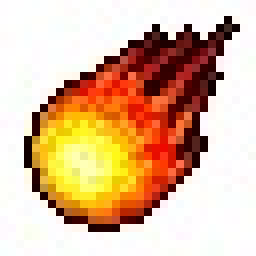
#> input picture img/fireball.jpg, 32 x 32 px (shown 8 times larger)
$ jupyter execute LAB03_ProgramacioDinamica.ipynb   (shell and % lines are left out)
#> lines starting #> are read from the running program, lines starting #| are printed output that depends on the picture; after the words box and inside, x2 and y2 are one past the last pixel; in counts of white or black regions, pixels touching at a corner belong together
<div style="padding:30px; color: white; background-color: #0071CD">
<center>
</img>
<center>
<h1>Algorísmica Avançada</h1>
<h2>Pràctica 3 - Programació dinàmica</h2>
</center>
</div>

[cell 1]
from IPython.display import display, HTML
display(HTML("<style>.container { width:100% !important; }</style>"))

[cell 2]
import numpy as np
import random
from matplotlib import pyplot as plt
import scipy.ndimage as nd
from tqdm.notebook import trange

## Introducció a la llibreria _numpy_. Llistes vs arrays

[cell 3]
# Els tractem igual tot i que són dos tipus de dades diferents
a = [1,2,3,4]
b = np.array([1,2,3,4])

print(a, type(a))
print(b, type(b))

[cell 4]
# La suma de llistes i la suma d'arrays es comporta diferent
a1, a2 = [1,2,3,4], [5,6,7,8]
b1, b2 = np.array([1,2,3,4]), np.array([5,6,7,8])

print(a1+a2)
print(b1+b2)

[cell 5]
# Accedim a la dimensió d'una matriu de tamany 2x3. Observeu que la primera component és l'alçada i la segona l'amplada.
a = [[1,2,3], [4,5,6]]
b = np.array([[1,2,3],[4,5,6]])

print(len(a), len(a[0]))
print(b.shape)

[cell 6]
# Indexem igual per accedir a les files
print(a[0])
print(b[0])
print()
# En numpy podem seleccionar un element usant b[i,j] de la mateixa forma que podem fer b[i][j]
print(a[0][1])
print(b[0][1], b[0,1])

[cell 7]
# Podem definir el 'tipus' de dada que volem fer servir
b1 = np.array([1,2,3,4], dtype=int)
b2 = np.array([1,2,3,4], dtype=float)

print(b1)
print(b2)

## Conceptes bàsics imatges

Una imatge en color, RGB, no és més que una matriu tridimensional $W\times H\times 3$ on $W$ és l'amplada, $H$ és l'alçada i 3 són els canals R (Red), G (Green), B (Blue).

[cell 8]
# Carreguem una imatge petita
# Generalment les imatges tenen valors de 0 a 255. Nosaltres treballarem en el rang 0 a 1 i per això dividim tots els valors per 255.
im = plt.imread('img/fireball.jpg')/255

# Així podem observar la seva mida.
print("Shape:",im.shape)
#| Shape: (32, 32, 3)

# Podem visualitzar-la utilitzant la funció 'imshow' de la llibreria matplotlib.pyplot
plt.imshow(im)
#> (this line was passed over: IPython is not available in this run)
plt.show()

[cell 9]
# Podem modificar-la utilitzant slicing
# Observeu que li assignem el color verd ja que [0, 1, 0] = [R, G, B] = [Red, Green, Blue]
im[15:20, 10:20] = [0,1,0]
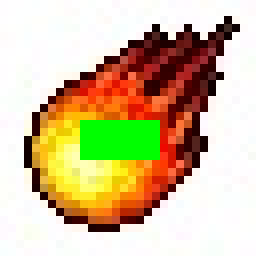
#> im: shape (32, 32, 3) float64 (shown 8 times larger); mean R, G, B 0.82, 0.746, 0.605
plt.imshow(im)
#> (this line was passed over: IPython is not available in this run)
plt.show()
#w

[cell 10]
# També podem modificar-la usant una condició sobre els seus píxels
# Tots els píxels tals que la seva component verda (2a component, índex 1) sigui igual a zero,
# la transformem en color blau (0,0,1).
# Com podeu veure el color negre pur és [0,0,0] i, com que té la segona component blava a zero,
# queda transformat en blau.

im[im[:,:,1] == 0] = [0,0,1]
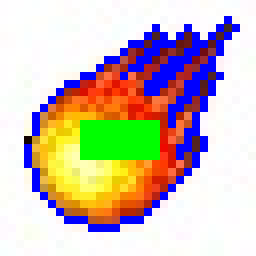
#> im: shape (32, 32, 3) float64 (shown 8 times larger); 11.13% of pixels changed, all inside (x1, y1, x2, y2) = (3, 2, 30, 29)

plt.imshow(im)
#> (this line was passed over: IPython is not available in this run)
plt.show()

<div class="alert alert-success">
    <h1>Problema 1: Implementació de l'algorisme Seam Carving</h1>
    <p>
        L'algorisme Seam Carving ens permet reduir la mida de les imatges en una de les seves dues dimensions (horitzontalment, per exemple) a través d'un algorisme senzill de programació dinàmica. Ens permet fer la següent reducció:
    </p>
    <br>
    <b>Sembla màgia, no?</b><br><br>
    S'agafa la imatge original i se'n calcula el gradient. A continuació es generen tots els camins a través de la programació dinàmica, es troba un camí mínim i s'elimina. Es repeteix aquest procediment fins a obtenir el resultat desitjat. Observa'n un altre exemple:
    <br>
    En aquest cas hem reduit la imatge original en 150 píxels, horitzontalment. Com veieu, la major part dels objectes es conserven ja que s'han eliminat zones 'suaus' com el cel i la sorra.
    <br><br>
    <h3>Implementació</h3>
    <ol>
        <li> Implementeu una funció <code>superior_neighbors</code> que retorni els veïns superiors d'un punt d'una imatge 2-D. A la capçalera de la funció trobareu els tres casos que cal tenir en compte
        <li> Implementeu una funció <code>minimal_paths</code> que, usant el següent algorisme de programació dinàmica, construeixi la matriu de camins, $D$. Aquesta funció ha d'usar la funció <code>superior_neighbors</code> per obtenir els veïns.<br>
            Sigui $G$ la imatge de gradient i sigui $D$ la matriu de camins mínims que hem d'omplir, ambdues de dimensió $H \times W$ :
            $$D_{i,j} = \begin{cases}
                            G_{i,j}+\min\Big(D_{i-1, j},\ D_{i-1,j+1}\Big) \quad \text{if} \ j=0\\
                            G_{i,j}+\min\Big(D_{i-1, j-1},\ D_{i-1, j}\Big) \quad \text{if} \ j=W-1\\
                            G_{i,j}+\min\Big(D_{i-1, j-1},\ D_{i-1, j},\ D_{i-1,j+1}\Big) \quad \text{else}
                        \end{cases}$$
        <li> Implementeu una funció <code>find_min_path</code> que retorni el camí mínim sobre la imatge anterior, $D$. Per trobar-lo, l'algorisme ha de començar per la part inferior de la imatge i anar pujant fins a arribar a la part superior.
        <li> Implementeu una funció <code>delete_path</code> que elimini el camí mínim retornat per la funció anterior de la imatge original.
        <li> Implementeu una funció <code>reduce_image</code> que repeteixi tot el procés anterior un nombre finit de vegades, $N$.
    </ol>
</div>

Funcions auxiliars:

[cell 11]
def get_gradient(im):
    """
    Donada una imatge, en calcula el gradient

    Params
    ======
    :im: Imatge de la que en volem calcular el gradient

    Returns
    =======
    :gradient: Gradient horitzontal de la imatge

    """

    # Transformem la imatge a un sol canal (blanc i negre)
    im_blackwhite = np.dot(im[...,:3], [0.299, 0.587, 0.114])

    # Calculem el gradient usant sobel
    gradient = np.abs(nd.sobel(im_blackwhite))
    return gradient


def show_row(im_and_titles):
    """
    Donat un conjunt d'imatges i els seus títols, els mostra en una sola línia

    Params
    ======
    :im_and_titles: Llista de tuples en el format [(im, title), ...]
    """

    # Creem una figura d'una sola línia
    fig, axs = plt.subplots(1,len(im_and_titles),figsize=(len(im_and_titles)*8,5))

    # Iterem el conjunt d'imatges i mostrem la imatge amb el seu títol
    for i, (im, title) in enumerate(im_and_titles):
        axs[i].imshow(im)
        axs[i].set_title(title)
        axs[i].set_axis_off()

    plt.tight_layout()
    plt.show()


def add_min_path(im, path, color=[1,0,0]):
    """
    Donada una imatge i un camí, afegeix el camí en un color donat. Per defecte, vermell.

    Params
    ======
    :im: Imatge sense el camí
    :path: Camí que volem afegir
    :color: Color del camí

    Returns
    =======
    :im: Imatge amb el camí afegit
    """
    for i, j in path:
        im[i][j]=color
    return im

Exemple d'ús:

[cell 12]
# Carreguem una imatge
im = plt.imread('img/beach.jpg')/255
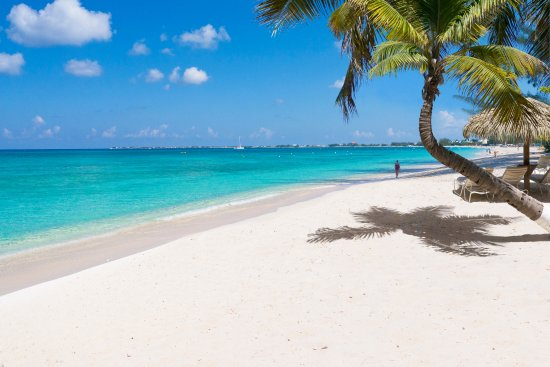
#> input picture img/beach.jpg, 550 x 367 px
#> im: shape (367, 550, 3) float64

# Creem un camí aleatori
i = im.shape[0]-1
#> i = 366
path = [(i, im.shape[1]//2)]
#> path = [(366, 275)]
while i >= 0:
    path.append((i, min(max(0, path[-1][1] + random.randint(-1,1)),im.shape[1]-1)))
    i-=1
#> after the loop, i = -1

# Afegim el camí a una imatge diferent
im_path = im.copy()
im_path = add_min_path(im_path, path)

# Usem la funció show_row per mostrar les imatges amb els seus títols.
im_titles = [(im, 'Original'), (im_path, 'Random path')]
show_row(im_titles)
#> (the call stopped at in show_row, `fig, axs = plt.subplots(1,len(im_and_titles),figsize=(len(im_and_title..`: IPython is not available in this run)

[cell 13]
#imaghen generada
willyrex=plt.imread('img/willyrex.jpg')/255
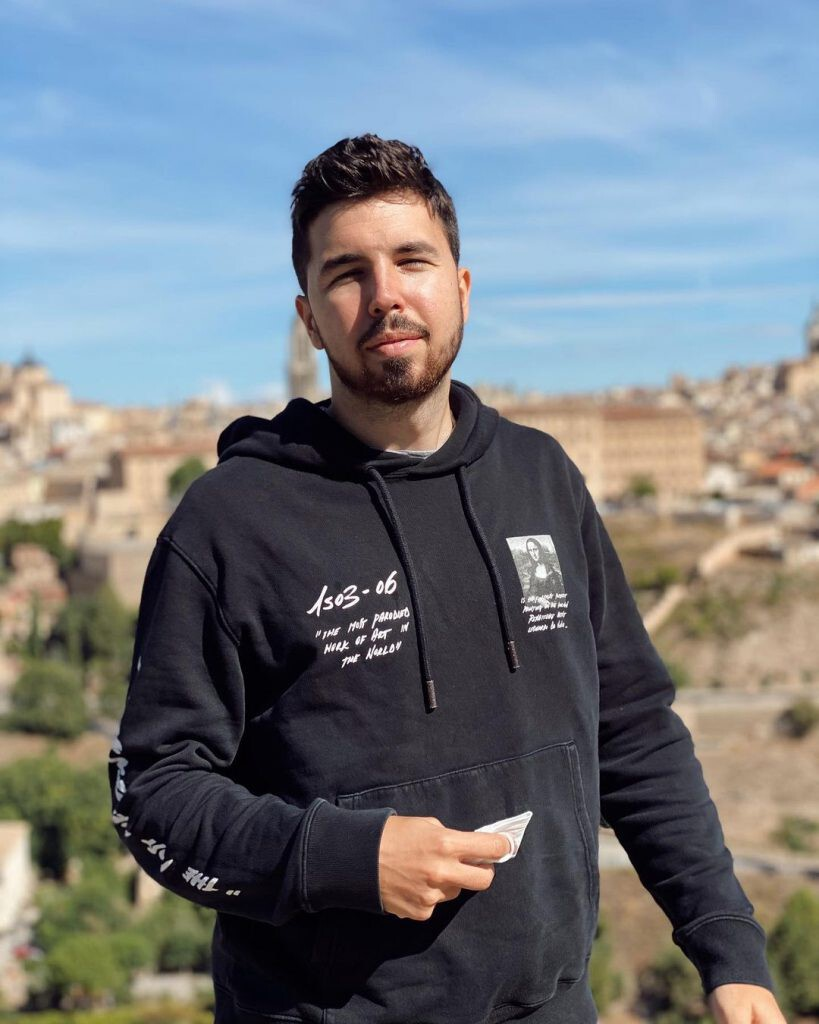
#> input picture img/willyrex.jpg, 819 x 1024 px
dim =willyrex.shape
#> dim = (1024, 819, 3)
print(dim)
#| (1024, 819, 3)
plt.imshow(willyrex[:,:,0], cmap='gray')
#> (this line was passed over: IPython is not available in this run)
plt.show()
willyrex[200:250,500:600,0]=1
willyrex[200:250,500:600,1]=0
willyrex[200:250,500:600,2]=0
plt.imshow(willyrex)
#> (this line was passed over: IPython is not available in this run)
plt.show()
plt.imshow(willyrex[:,:,0], cmap='gray')
#> (this line was passed over: IPython is not available in this run)
plt.show()
plt.imshow(willyrex[:,:,2], cmap='gray')
plt.show()
#among US
amongus=plt.imread('img/amongUs.webp')/255
plt.imshow(amongus)
plt.show()

plt.imshow(amongus[:,:,0], cmap='gray')
plt.show()
